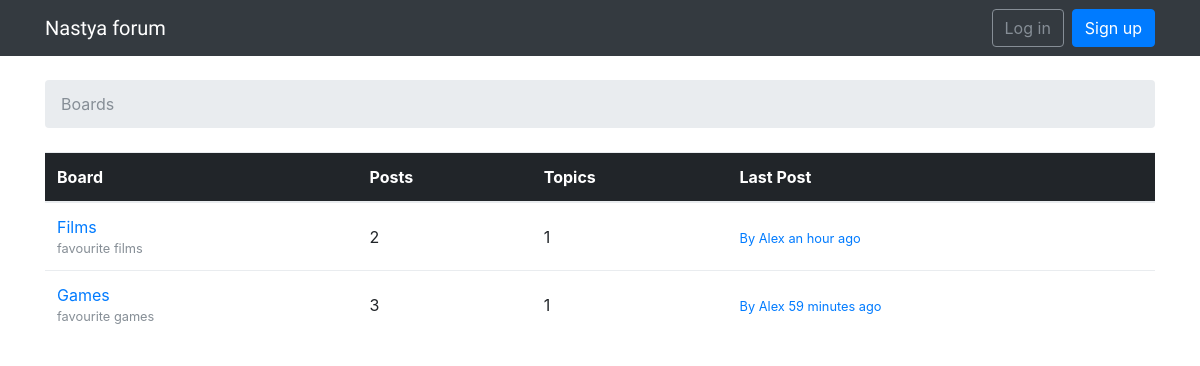
The page / on the database its author committed.
### boards/models.py (models this page shows, shortened)
class Board(models.Model):
    name = models.CharField(max_length=30, unique=True)
    description = models.CharField(max_length=100)
    def get_posts_count(self):
        return Post.objects.filter(topic__board=self).count()
    def get_last_post(self):
        return Post.objects.filter(topic__board=self).order_by('-created_at').first()

class Post(models.Model):
    message = models.TextField(max_length=4000)
    topic = models.ForeignKey(Topic, on_delete=models.CASCADE, related_name='posts')
    created_at = models.DateTimeField(auto_now_add=True)
    updated_at = models.DateTimeField(auto_now_add=True)
    created_by = models.ForeignKey(User, on_delete=models.CASCADE, related_name='posts')
    updated_by = models.ForeignKey(User, on_delete=models.CASCADE, null=True, related_name='+')

### boards/views.py (the view)
# urls.py: re_path(r'^$', views.BoardListView.as_view(), name='home'),
class BoardListView(ListView):
    model = Board
    context_object_name = 'boards'
    template_name = 'home.html'

### templates/home.html
{% extends 'base.html' %}
{% load humanize %}
{% block breadcrumb %}
  <li class="breadcrumb-item active">Boards</li>
{% endblock %}
{% block content %}
  <table class="table">
    <thead class="thead-inverse">
      <tr>
        <th>Board</th>
        <th>Posts</th>
        <th>Topics</th>
        <th>Last Post</th>
      </tr>
    </thead>
    <tbody>
      {% for board in boards %}
        <tr>
          <td>
            <a href="{% url 'board_topics' board.pk %}">{{ board.name }}</a>
            <small class="text-muted d-block">{{ board.description }}</small>
          </td>
          <td class="align-middle">
            {{ board.get_posts_count }}
          </td>
          <td class="align-middle">
            {{ board.topics.count }}
          </td>
          <td class="align-middle">
            {% with post=board.get_last_post %}
              {% if post %}
                <small>
                  <a href="{% url 'topic_posts' board.pk post.topic.pk %}">
                    By {{ post.created_by.username }} {{ post.created_at|naturaltime }}
                  </a>
                </small>
              {% else %}
                <small class="text-muted">
                  <em>No posts yet.</em>
                </small>
              {% endif %}
            {% endwith %}
          </td>
        </tr>
      {% endfor %}
    </tbody>
  </table>
{% endblock %}

### templates/base.html (shortened to what this page needs)
{% load static %}
<!DOCTYPE html>
<html>
<head>
  <link rel="stylesheet" href="{% static 'css/bootstrap.min.css' %}">
  <link rel="stylesheet" href="{% static 'css/app.css' %}">
</head>
<body>
  {% block body %}
  <nav class="navbar navbar-expand-sm navbar-dark bg-dark">
    <div class="container">
      <a class="navbar-brand" href="{% url 'home' %}">Nastya forum</a>
      <div class="collapse navbar-collapse" id="mainMenu">
        {% if user.is_authenticated %}
        <ul class="navbar-nav ml-auto">
          <li class="nav-item dropdown">
            <a class="nav-link dropdown-toggle" href="#" id="userMenu" data-toggle="dropdown" aria-haspopup="true"
              aria-expanded="false">
              {{ user.username }}
            </a>
            <div class="dropdown-menu dropdown-menu-right" aria-labelledby="userMenu">
              <a class="dropdown-item" href="{% url 'my_account' %}">My account</a>
              <div class="dropdown-divider"></div>
              <a class="dropdown-item" href="{% url 'login' %}">Relog</a>
            </div>
          </li>
        </ul>
        {% else %}
        <form class="form-inline ml-auto">
          <a href="{% url 'login' %}" class="btn btn-outline-secondary">Log in</a>
          <a href="{% url 'signup' %}" class="btn btn-primary ml-2">Sign up</a>
        </form>
        {% endif %}
      </div>
    </div>
  </nav>
  <div class="container">
    <ol class="breadcrumb my-4">
      {% block breadcrumb %}
      {% endblock %}
    </ol>
    {% block content %}
    {% endblock %}
  </div>
  {% endblock body %}
</body>
</html>

### static/css/app.css (style rules this page uses)
.navbar-brand { font-family: 'Peralta', cursive; }

### rows shown on the page
Board: name "Films", description "favourite films", get_posts_count "2", topics.count "1", get_last_post.created_by.username "Alex", get_last_post.created_at "an hour ago"
Board: name "Games", description "favourite games", get_posts_count "3", topics.count "1", get_last_post.created_by.username "Alex", get_last_post.created_at "59 minutes ago"
